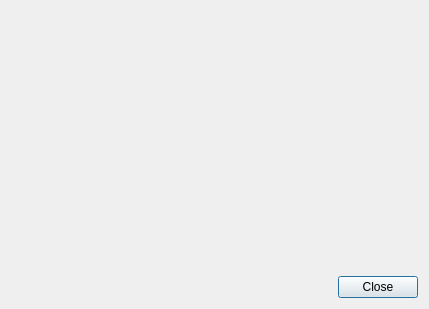
<?xml version="1.0" encoding="UTF-8"?>
<ui version="4.0">
 <class>DialogNFDWidgetAdvanced</class>
 <widget class="QDialog" name="DialogNFDWidgetAdvanced">
  <property name="windowModality">
   <enum>Qt::ApplicationModal</enum>
  </property>
  <property name="geometry">
   <rect>
    <x>0</x>
    <y>0</y>
    <width>429</width>
    <height>309</height>
   </rect>
  </property>
  <property name="windowTitle">
   <string notr="true">Nauz File Detector</string>
  </property>
  <property name="modal">
   <bool>true</bool>
  </property>
  <layout class="QVBoxLayout" name="verticalLayout">
   <item>
    <widget class="NFDWidgetAdvanced" name="widgetScan" native="true">
     <property name="sizePolicy">
      <sizepolicy hsizetype="Preferred" vsizetype="Expanding">
       <horstretch>0</horstretch>
       <verstretch>0</verstretch>
      </sizepolicy>
     </property>
    </widget>
   </item>
   <item>
    <layout class="QHBoxLayout" name="horizontalLayout">
     <item>
      <spacer name="horizontalSpacer">
       <property name="orientation">
        <enum>Qt::Horizontal</enum>
       </property>
       <property name="sizeHint" stdset="0">
        <size>
         <width>40</width>
         <height>20</height>
        </size>
       </property>
      </spacer>
     </item>
     <item>
      <widget class="QPushButton" name="pushButtonClose">
       <property name="text">
        <string>Close</string>
       </property>
      </widget>
     </item>
    </layout>
   </item>
  </layout>
 </widget>
 <customwidgets>
  <customwidget>
   <class>NFDWidgetAdvanced</class>
   <extends>QWidget</extends>
   <header>nfdwidgetadvanced.h</header>
   <container>1</container>
  </customwidget>
 </customwidgets>
 <resources/>
 <connections/>
</ui>
